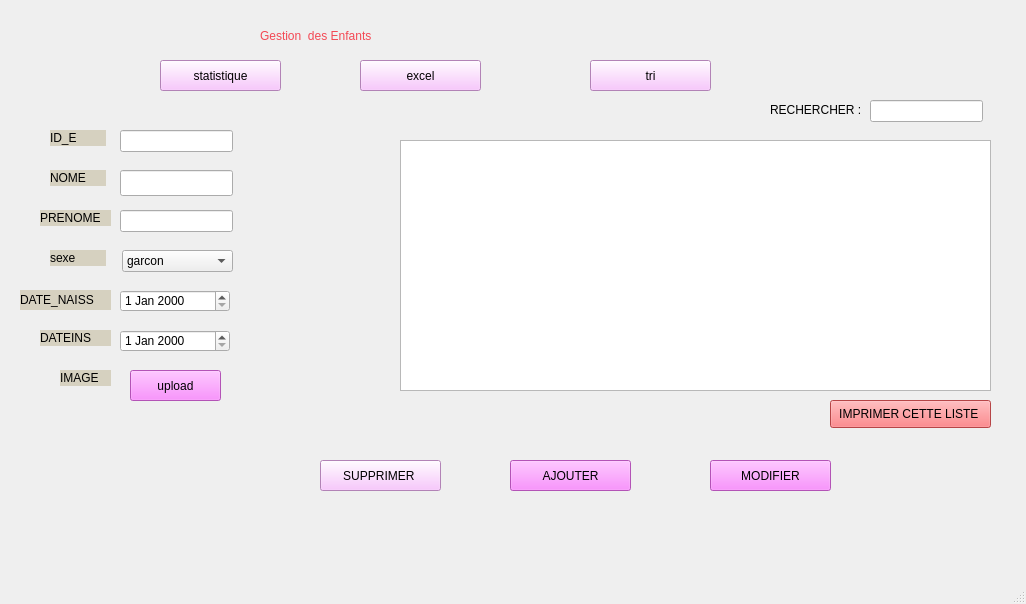
<?xml version="1.0" encoding="UTF-8"?>
<ui version="4.0">
 <class>MainWindow</class>
 <widget class="QMainWindow" name="MainWindow">
  <property name="geometry">
   <rect>
    <x>0</x>
    <y>0</y>
    <width>1026</width>
    <height>604</height>
   </rect>
  </property>
  <property name="windowTitle">
   <string>MainWindow</string>
  </property>
  <widget class="QWidget" name="centralwidget">
   <widget class="QLabel" name="label_4">
    <property name="geometry">
     <rect>
      <x>50</x>
      <y>130</y>
      <width>56</width>
      <height>16</height>
     </rect>
    </property>
    <property name="styleSheet">
     <string notr="true">background-color: rgb(214, 209, 192);
font: 75 9pt &quot;MS Shell Dlg 2&quot;;</string>
    </property>
    <property name="text">
     <string>ID_E</string>
    </property>
   </widget>
   <widget class="QPushButton" name="pushButton_6">
    <property name="geometry">
     <rect>
      <x>360</x>
      <y>60</y>
      <width>121</width>
      <height>31</height>
     </rect>
    </property>
    <property name="styleSheet">
     <string notr="true">
background-color: rgb(249, 183, 255);</string>
    </property>
    <property name="text">
     <string>excel</string>
    </property>
   </widget>
   <widget class="QPushButton" name="pushButton_5">
    <property name="geometry">
     <rect>
      <x>130</x>
      <y>370</y>
      <width>91</width>
      <height>31</height>
     </rect>
    </property>
    <property name="styleSheet">
     <string notr="true">
background-color: rgb(251, 116, 255);</string>
    </property>
    <property name="text">
     <string>upload</string>
    </property>
   </widget>
   <widget class="QPushButton" name="pushButton_2">
    <property name="geometry">
     <rect>
      <x>830</x>
      <y>400</y>
      <width>161</width>
      <height>28</height>
     </rect>
    </property>
    <property name="styleSheet">
     <string notr="true">background-color: rgb(255, 96, 99);</string>
    </property>
    <property name="text">
     <string>IMPRIMER CETTE LISTE </string>
    </property>
   </widget>
   <widget class="QLabel" name="label">
    <property name="geometry">
     <rect>
      <x>1020</x>
      <y>-60</y>
      <width>291</width>
      <height>641</height>
     </rect>
    </property>
    <property name="text">
     <string/>
    </property>
    <property name="pixmap">
     <pixmap>../../../../21692/Downloads/BG QT.jpg</pixmap>
    </property>
   </widget>
   <widget class="QDateEdit" name="dateEdit">
    <property name="geometry">
     <rect>
      <x>120</x>
      <y>290</y>
      <width>110</width>
      <height>22</height>
     </rect>
    </property>
   </widget>
   <widget class="QLineEdit" name="lineEdit">
    <property name="geometry">
     <rect>
      <x>120</x>
      <y>130</y>
      <width>113</width>
      <height>22</height>
     </rect>
    </property>
   </widget>
   <widget class="QPushButton" name="pushButton_3">
    <property name="geometry">
     <rect>
      <x>320</x>
      <y>460</y>
      <width>121</width>
      <height>31</height>
     </rect>
    </property>
    <property name="styleSheet">
     <string notr="true">
background-color: rgb(249, 183, 255);</string>
    </property>
    <property name="text">
     <string>SUPPRIMER </string>
    </property>
   </widget>
   <widget class="QPushButton" name="pushButton">
    <property name="geometry">
     <rect>
      <x>510</x>
      <y>460</y>
      <width>121</width>
      <height>31</height>
     </rect>
    </property>
    <property name="styleSheet">
     <string notr="true">
background-color: rgb(251, 116, 255);</string>
    </property>
    <property name="text">
     <string>AJOUTER</string>
    </property>
   </widget>
   <widget class="QLabel" name="label_7">
    <property name="geometry">
     <rect>
      <x>50</x>
      <y>250</y>
      <width>56</width>
      <height>16</height>
     </rect>
    </property>
    <property name="styleSheet">
     <string notr="true">background-color: rgb(214, 209, 192);
font: 75 9pt &quot;MS Shell Dlg 2&quot;;
</string>
    </property>
    <property name="text">
     <string>sexe</string>
    </property>
   </widget>
   <widget class="QLabel" name="label_2">
    <property name="geometry">
     <rect>
      <x>260</x>
      <y>-10</y>
      <width>451</width>
      <height>91</height>
     </rect>
    </property>
    <property name="styleSheet">
     <string notr="true">font: 18pt &quot;Courier New&quot;;

color: rgb(243, 72, 84);</string>
    </property>
    <property name="text">
     <string>Gestion  des Enfants</string>
    </property>
   </widget>
   <widget class="QLabel" name="label_9">
    <property name="geometry">
     <rect>
      <x>40</x>
      <y>330</y>
      <width>71</width>
      <height>16</height>
     </rect>
    </property>
    <property name="styleSheet">
     <string notr="true">background-color: rgb(214, 209, 192);
font: 75 9pt &quot;MS Shell Dlg 2&quot;;</string>
    </property>
    <property name="text">
     <string>DATEINS</string>
    </property>
   </widget>
   <widget class="QLabel" name="label_6">
    <property name="geometry">
     <rect>
      <x>40</x>
      <y>210</y>
      <width>71</width>
      <height>16</height>
     </rect>
    </property>
    <property name="styleSheet">
     <string notr="true">background-color: rgb(214, 209, 192);
font: 75 9pt &quot;MS Shell Dlg 2&quot;;</string>
    </property>
    <property name="text">
     <string>PRENOME</string>
    </property>
   </widget>
   <widget class="QPushButton" name="pushButton_4">
    <property name="geometry">
     <rect>
      <x>710</x>
      <y>460</y>
      <width>121</width>
      <height>31</height>
     </rect>
    </property>
    <property name="styleSheet">
     <string notr="true">
background-color: rgb(251, 116, 255);</string>
    </property>
    <property name="text">
     <string>MODIFIER</string>
    </property>
   </widget>
   <widget class="QLineEdit" name="lineEdit_3">
    <property name="geometry">
     <rect>
      <x>120</x>
      <y>210</y>
      <width>113</width>
      <height>22</height>
     </rect>
    </property>
   </widget>
   <widget class="QLineEdit" name="lineEdit_4">
    <property name="geometry">
     <rect>
      <x>870</x>
      <y>100</y>
      <width>113</width>
      <height>22</height>
     </rect>
    </property>
   </widget>
   <widget class="QLabel" name="label_8">
    <property name="geometry">
     <rect>
      <x>20</x>
      <y>290</y>
      <width>91</width>
      <height>20</height>
     </rect>
    </property>
    <property name="styleSheet">
     <string notr="true">background-color: rgb(214, 209, 192);
font: 75 9pt &quot;MS Shell Dlg 2&quot;;</string>
    </property>
    <property name="text">
     <string>DATE_NAISS</string>
    </property>
   </widget>
   <widget class="QLabel" name="label_12">
    <property name="geometry">
     <rect>
      <x>60</x>
      <y>370</y>
      <width>51</width>
      <height>16</height>
     </rect>
    </property>
    <property name="styleSheet">
     <string notr="true">background-color: rgb(214, 209, 192);
font: 75 9pt &quot;MS Shell Dlg 2&quot;;</string>
    </property>
    <property name="text">
     <string>IMAGE</string>
    </property>
   </widget>
   <widget class="QLabel" name="label_5">
    <property name="geometry">
     <rect>
      <x>50</x>
      <y>170</y>
      <width>56</width>
      <height>16</height>
     </rect>
    </property>
    <property name="styleSheet">
     <string notr="true">background-color: rgb(214, 209, 192);
font: 75 9pt &quot;MS Shell Dlg 2&quot;;</string>
    </property>
    <property name="text">
     <string>NOME</string>
    </property>
   </widget>
   <widget class="QDateEdit" name="dateEdit_2">
    <property name="geometry">
     <rect>
      <x>120</x>
      <y>330</y>
      <width>110</width>
      <height>22</height>
     </rect>
    </property>
   </widget>
   <widget class="QPushButton" name="pushButton_8">
    <property name="geometry">
     <rect>
      <x>160</x>
      <y>60</y>
      <width>121</width>
      <height>31</height>
     </rect>
    </property>
    <property name="styleSheet">
     <string notr="true">
background-color: rgb(249, 183, 255);</string>
    </property>
    <property name="text">
     <string>statistique</string>
    </property>
   </widget>
   <widget class="QComboBox" name="comboBox">
    <property name="geometry">
     <rect>
      <x>122</x>
      <y>250</y>
      <width>111</width>
      <height>22</height>
     </rect>
    </property>
    <item>
     <property name="text">
      <string>garcon</string>
     </property>
    </item>
    <item>
     <property name="text">
      <string>fille</string>
     </property>
    </item>
   </widget>
   <widget class="QLabel" name="label_10">
    <property name="geometry">
     <rect>
      <x>770</x>
      <y>100</y>
      <width>91</width>
      <height>20</height>
     </rect>
    </property>
    <property name="text">
     <string>RECHERCHER :</string>
    </property>
   </widget>
   <widget class="QLineEdit" name="lineEdit_2">
    <property name="geometry">
     <rect>
      <x>120</x>
      <y>170</y>
      <width>113</width>
      <height>26</height>
     </rect>
    </property>
   </widget>
   <widget class="QTableView" name="tableView">
    <property name="geometry">
     <rect>
      <x>400</x>
      <y>140</y>
      <width>591</width>
      <height>251</height>
     </rect>
    </property>
   </widget>
   <widget class="QPushButton" name="pushButton_7">
    <property name="geometry">
     <rect>
      <x>590</x>
      <y>60</y>
      <width>121</width>
      <height>31</height>
     </rect>
    </property>
    <property name="styleSheet">
     <string notr="true">background-color: rgb(249, 183, 255);</string>
    </property>
    <property name="text">
     <string>tri</string>
    </property>
   </widget>
   <widget class="QLabel" name="label_3">
    <property name="geometry">
     <rect>
      <x>110</x>
      <y>410</y>
      <width>131</width>
      <height>121</height>
     </rect>
    </property>
    <property name="text">
     <string/>
    </property>
   </widget>
  </widget>
  <widget class="QMenuBar" name="menubar">
   <property name="geometry">
    <rect>
     <x>0</x>
     <y>0</y>
     <width>1026</width>
     <height>26</height>
    </rect>
   </property>
  </widget>
  <widget class="QStatusBar" name="statusbar"/>
 </widget>
 <resources/>
 <connections/>
</ui>
